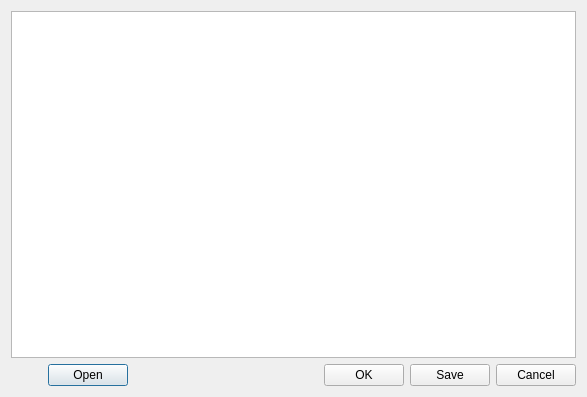
<?xml version="1.0" encoding="UTF-8"?>
<ui version="4.0">
 <class>WallpaperSplitter</class>
 <widget class="QDialog" name="WallpaperSplitter">
  <property name="geometry">
   <rect>
    <x>0</x>
    <y>0</y>
    <width>587</width>
    <height>397</height>
   </rect>
  </property>
  <property name="windowTitle">
   <string>Wallpaper Splitter</string>
  </property>
  <property name="windowIcon">
   <iconset theme="io.github.l0drex.wallpaper_splitter" resource="../assets/resources.qrc">
    <normaloff>:/images/icon</normaloff>:/images/icon</iconset>
  </property>
  <layout class="QVBoxLayout" name="verticalLayout">
   <item>
    <widget class="QGraphicsView" name="graphicsView"/>
   </item>
   <item>
    <layout class="QHBoxLayout" name="horizontalLayout_2">
     <item>
      <widget class="QDialogButtonBox" name="buttonBoxOpen">
       <property name="standardButtons">
        <set>QDialogButtonBox::StandardButton::Open</set>
       </property>
       <property name="centerButtons">
        <bool>true</bool>
       </property>
      </widget>
     </item>
     <item>
      <spacer name="horizontalSpacer">
       <property name="orientation">
        <enum>Qt::Orientation::Horizontal</enum>
       </property>
       <property name="sizeHint" stdset="0">
        <size>
         <width>40</width>
         <height>20</height>
        </size>
       </property>
      </spacer>
     </item>
     <item>
      <widget class="QDialogButtonBox" name="buttonBox">
       <property name="orientation">
        <enum>Qt::Orientation::Horizontal</enum>
       </property>
       <property name="standardButtons">
        <set>QDialogButtonBox::StandardButton::Cancel|QDialogButtonBox::StandardButton::Ok|QDialogButtonBox::StandardButton::Save</set>
       </property>
      </widget>
     </item>
    </layout>
   </item>
  </layout>
 </widget>
 <tabstops>
  <tabstop>graphicsView</tabstop>
 </tabstops>
 <resources>
  <include location="../assets/resources.qrc"/>
 </resources>
 <connections/>
</ui>
